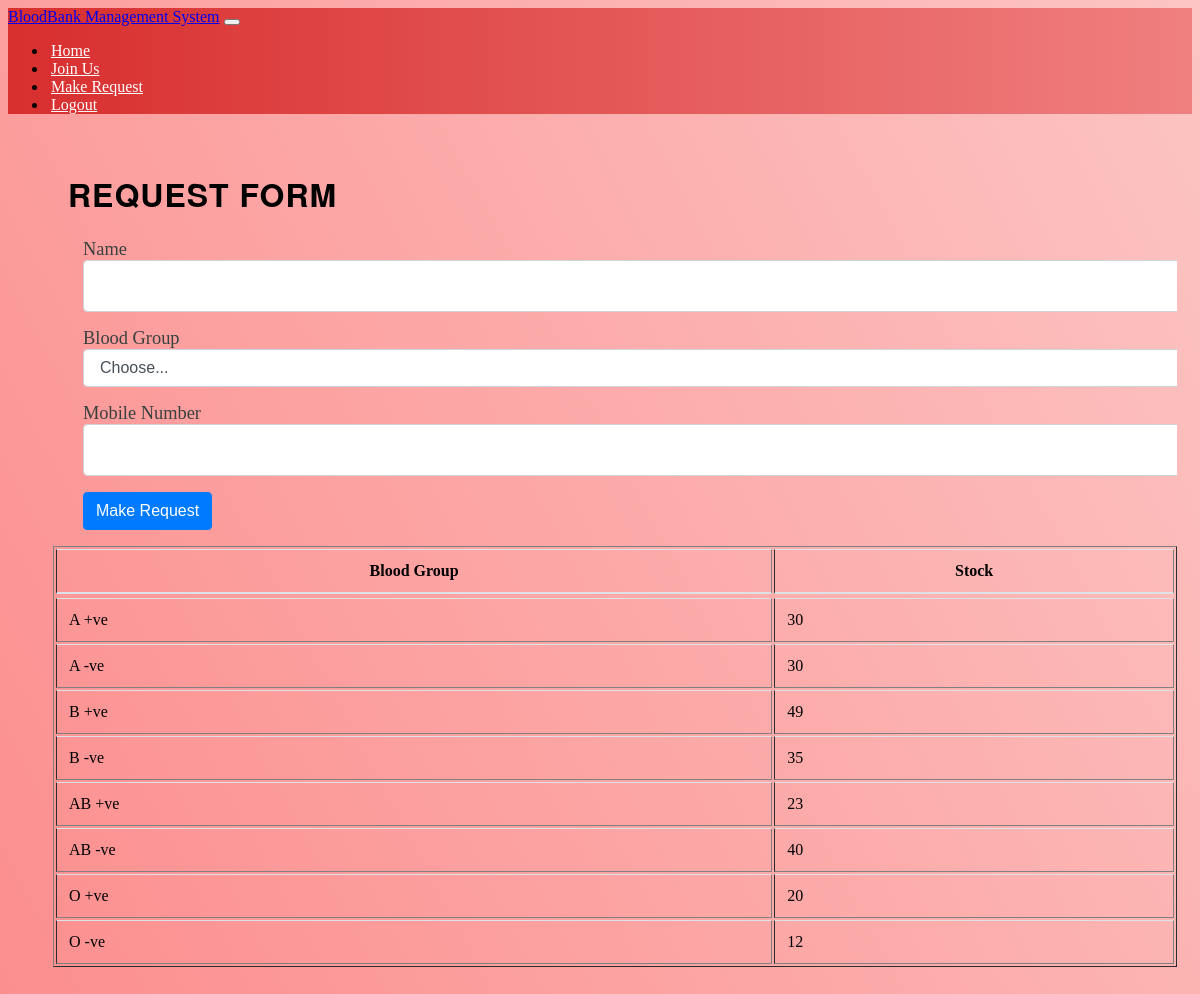
/userstock.php (signed in), run on the app's committed database.
### tables this page shows
CREATE TABLE `stock` (
  `stock_id` int(11) NOT NULL,
  `bloodgroup` varchar(30) NOT NULL,
  `stock` int(11) NOT NULL
);

### userstock.php (the view, shortened to what this page needs)
<?php
if (isset($_SESSION['login'])) {
?>
    <?php
    $servername = "localhost";
    $username = "root";
    $password = "";
    $db = "bloodbankk";
    $mysqli = new mysqli($servername, $username, $password, $db);
    ?>
    <!DOCTYPE html>
    <html lang="en">
    <head>
        <link rel="stylesheet" href="css/style.css">
        <link rel="stylesheet" href="css/style2.css">
    </head>
    <body>
        <?php include "UserNavbar.php" ?>
        <div class="container">
            <div class="row">
                <div class="col-lg-12 order-sm-2">
                    <?php
                    $query = "SELECT * FROM stock";
                    $result = $mysqli->query($query);
                    echo "<div class='table-responsive'>";
                    echo "<table class='table table-hover' border='1'>
                    <thead>
                        <tr>
                        <th scope='col'> Blood Group </th>
                        <th scope='col'> Stock </th>
                        <tr>
                    </thead>";
                    if ($result->num_rows > 0) {
                        echo "<tbody>";
                        while ($row = mysqli_fetch_array($result)) {
                            echo "<tr>";
                            echo "<td>" . $row['bloodgroup'] . "</td>";
                            echo "<td>" . $row['stock'] . "</td>";
                            echo "</tr>";
                        }
                        echo "<tbody";
                    }
                    echo "</table>";
                    echo "</div>";
                    ?>
                </div>
                <div class="col order-sm-12">
                    <h1 class="intro-text text-center">Request Form</h1>
                    <form role="form" method="post">
                        <div class="row">
                            <div class="form-group col-lg-12">
                                <label class="lb">Name</label>
                                <input type="text" id="name" name="name" maxlength="30" class="form-control">
                            </div>
                            <div class="form-group col-lg-12">
                                <label class="lb">Blood Group</label>
                                <select id="bloodgroup" name="bloodgroup" class="form-control">
                                    <option selected>Choose...</option>
                                </select>
                            </div>
                            <div class="form-group col-lg-12">
                                <label class="lb">Mobile Number</label>
                                <input type="text" id="mobile_no" name="mobile_no" maxlength="25" class="form-control">
                            </div>
                            <div class="form-group col-lg-12">
                                <button type="submit" class="btn btn-primary" id="request">Make Request</button>
                            </div>
                        </div>
                    </form>
                </div>
            </div>
        </div>
        <?php require_once "footer.php" ?>
    </body>
<?php
} else {
    header("location:index.php");
}
?>

### css/style.css (style rules this page uses)
h1, h2, h3, h4, h5, h6 { text-transform: uppercase; font-family: "Josefin Slab","Helvetica Neue",Helvetica,Arial,sans-serif; font-weight: 700; letter-spacing: 1px; }
.container { padding: 20px; margin: 10px; }
.lb { color: #39413f; font-size: 1.15em; }

### css/style2.css (style rules this page uses)
body { background-color: #fc8e8e; background-image: linear-gradient(62deg, #fc8e8e 0%, #fcc5c3 100%); }

### userstock.php (style rules this page uses)
.container { padding-top: 20px; }
.table-responsive { display: block; width: 100%; overflow-x: auto; -webkit-overflow-scrolling: touch; -ms-overflow-style: -ms-autohiding-scrollbar; }
.table { width: 100%; margin-bottom: 1rem; background-color: transparent; }
.table th, .table td { padding: 0.75rem; vertical-align: top; border-top: 1px solid #dee2e6; }
.table thead th { vertical-align: bottom; border-bottom: 2px solid #dee2e6; }
.col-lg-12, .col-lg-12.order-sm-2, .col-lg-12.order-sm-12, .col { position: relative; width: 100%; padding-right: 15px; padding-left: 15px; }
.form-group { margin-bottom: 1rem; }
.form-control { display: block; width: 100%; height: calc(1.5em + 0.75rem + 2px); padding: 0.375rem 0.75rem; font-size: 1rem; font-weight: 400; line-height: 1.5; color: #495057; background-color: #fff; background-clip: padding-box; border: 1px solid #ced4da; border-radius: 0.25rem; transition: border-color 0.15s ease-in-out, box-shadow 0.15s ease-in-out; }
.btn { display: inline-block; font-weight: 400; color: #212529; text-align: center; vertical-align: middle; user-select: none; background-color: transparent; border: 1px solid transparent; padding: 0.375rem 0.75rem; font-size: 1rem; line-height: 1.5; border-radius: 0.25rem; transition: color 0.15s ease-in-out, background-color 0.15s ease-in-out, border-color 0.15s ease-in-out, box-shadow 0.15s ease-in-out; }
.btn-primary { color: #fff; background-color: #007bff; border-color: #007bff; }

### data on the page
stock: bloodgroup "A +ve", stock "30"
stock: bloodgroup "A -ve", stock "30"
stock: bloodgroup "B +ve", stock "49"
stock: bloodgroup "B -ve", stock "35"
stock: bloodgroup "AB +ve", stock "23"
stock: bloodgroup "AB -ve", stock "40"
stock: bloodgroup "O +ve", stock "20"
stock: bloodgroup "O -ve", stock "12"
